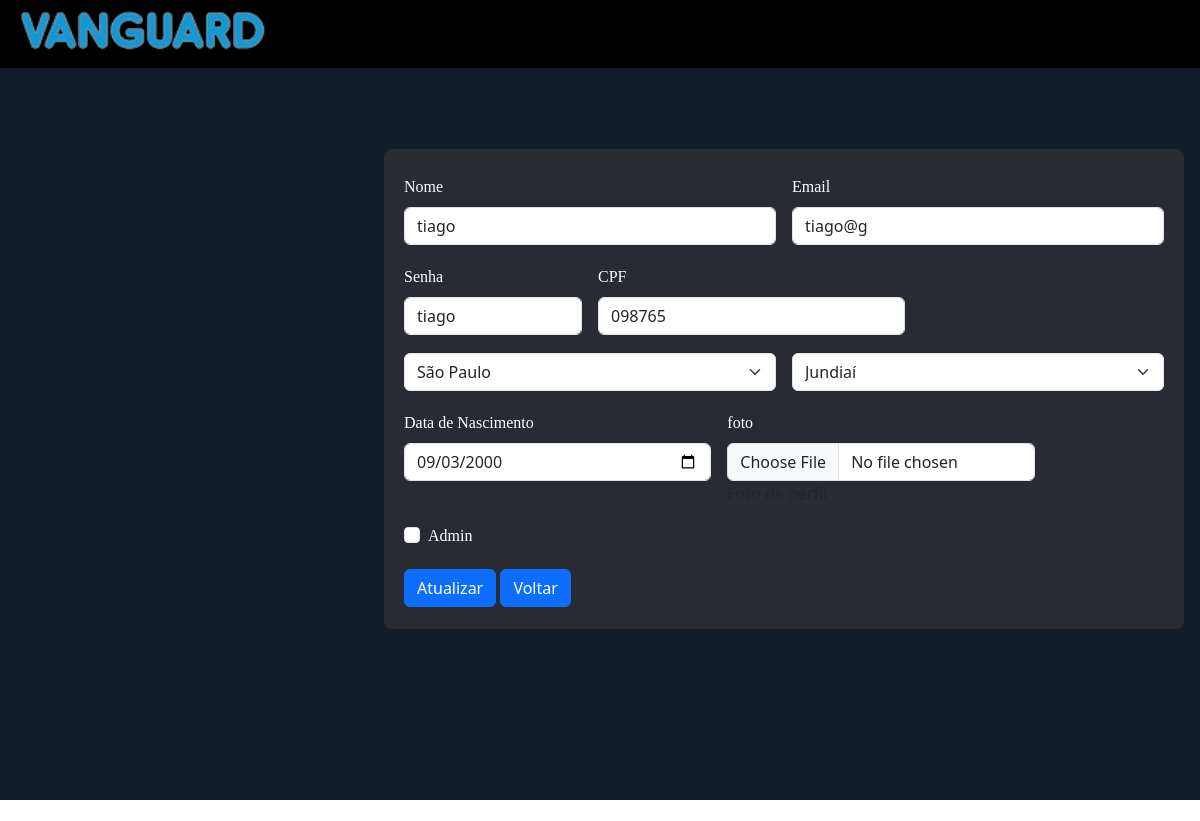
The page /editarPerfilFunc.php?usuario_id=59 (signed in) on the database its author committed.
### tables this page shows
CREATE TABLE `usuario` (
  `usuario_id` int(11) NOT NULL,
  `nome` varchar(50) NOT NULL,
  `dt_nasc` date NOT NULL,
  `email` varchar(150) NOT NULL,
  `senha` varchar(100) NOT NULL,
  `cpf` char(11) NOT NULL,
  `foto` text DEFAULT NULL,
  `estado_id` int(11) NOT NULL,
  `cidade_id` int(11) NOT NULL,
  `is_admin` tinyint(1) NOT NULL,
  `plano_id` int(11) NOT NULL
);

CREATE TABLE `estado` (
  `estado_id` int(11) NOT NULL,
  `nome_estado` varchar(100) NOT NULL,
  `uf` varchar(2) NOT NULL
);

CREATE TABLE `cidades` (
  `cidade_id` int(11) NOT NULL,
  `nome_cidade` varchar(100) NOT NULL,
  `estado_id` int(11) NOT NULL
);

### editarPerfilFunc.php (the view, shortened to what this page needs)
<?php
include_once('src/php/conexao.php');
if(!empty($_GET['usuario_id'])) {
        $id = $_GET['usuario_id'];
        $stmt = $conn->prepare("SELECT * FROM usuario WHERE usuario_id = ?");
        $stmt->bind_param("i", $id);
        $stmt->execute();
        $result = $stmt->get_result();
        if($result->num_rows > 0) {
            while($user_data = $result->fetch_assoc()) {
            $nome = $user_data['nome'];
            $senha = $user_data['senha'];
            $email = $user_data['email'];
            $dt_nasc = $user_data['dt_nasc'];
            $cpf = $user_data['cpf'];
            $cidade = isset($user_data['cidade_id']) ? $user_data['cidade_id'] : '';
            $estado = isset($user_data['estado_id']) ? $user_data['estado_id'] : '';
            $is_admin = isset($user_data['is_admin']) ? $user_data['is_admin'] : 0;
                }
        }
}
$sql_code_states = "SELECT * FROM estado ORDER BY nome_estado ASC";
$sql_query_states = $conn->query($sql_code_states) or die($conn->error);
$sql_code_cities = "SELECT * FROM cidades ORDER BY nome_cidade ASC";
$sql_query_cities = $conn->query($sql_code_cities) or die($conn->error);
?>
<!DOCTYPE html>
<html lang="pt-br">
<head>
        <link rel="stylesheet" href="src/css/index.css">
        <link rel="stylesheet" href="src/css/style-editPerfil.css">
        <link href="https://cdn.jsdelivr.net/npm/bootstrap@5.3.3/dist/css/bootstrap.min.css" rel="stylesheet"
>
        <link rel="stylesheet" href="src/css/responsivo-cadastro.css">
        <link href="https://fonts.cdnfonts.com/css/eingrantch-mono" rel="stylesheet">
        <link href="https://fonts.cdnfonts.com/css/codygoon" rel="stylesheet">
        <link href="https://fonts.cdnfonts.com/css/milestone-one" rel="stylesheet">
</head>
<body>
        <header class="cabecalho">
                <a href="dashboard.php"><img class="logo" src="src/imagem/logos/VanguardLogo - titulo.png"
                                alt="titulo da Vanguard"></a>
        </header>
        <main class="home">
                <div class="area">
                <form class="row g-3" action="src/php/saveEditFunc.php" method="POST" enctype="multipart/form-data">
                                <div class="col-md-6">
                                        <label for="inputEmail4" class="form-label">Nome</label>
                                        <input type="text" class="form-control" id="inputEmail4" name="nome" value=<?php echo $nome;?>>
                                </div>
                                <div class="col-md-6">
                                        <label for="inputPassword4" class="form-label">Email</label>
                                        <input type="email" class="form-control" id="inputPassword4"
                                        name="email"  value=<?php echo $email;?>>
                                </div>
                                <div class="col-3">
                                        <label for="inputAddress" class="form-label">Senha</label>
                                        <input type="text" class="form-control" id="inputAddress"
                                        name="senha"
                                        value=<?php echo $senha;?>>
                                </div>
                                <div class="col-5">
                                        <label for="inputAddress2" class="form-label">CPF</label>
                                        <input type="number" class="form-control" id="inputAddress2"
                                        name="cpf" value=<?php echo $cpf;?>>
                                </div>
                                <div class="col-6">
    <select name="estado" id="estado" class="form-select" required>
        <?php while ($estadoRow = $sql_query_states->fetch_assoc()) { ?>
            <option value="<?php echo $estadoRow['estado_id']; ?>"
            <?php if ($estado == $estadoRow['estado_id']) echo 'selected'; ?>>
                <?php echo htmlspecialchars($estadoRow['nome_estado']); ?>
            </option>
        <?php } ?>
    </select>
</div>
<div class="col-6">
    <select name="cidade" id="cidade" class="form-select" required>
        <?php while ($cidadeRow = $sql_query_cities->fetch_assoc()) { ?>
            <option value="<?php echo $cidadeRow['cidade_id']; ?>"
            <?php if ($cidade == $cidadeRow['cidade_id']) echo 'selected'; ?>>
                <?php echo htmlspecialchars($cidadeRow['nome_cidade']); ?>
            </option>
        <?php } ?>
    </select>
</div>
                                <div class="col-md-5">
                                        <label for="inputZip" class="form-label">Data de Nascimento</label>
                                        <input type="date" class="form-control" id="inputZip"
                                        name="dt_nasc" value=<?php echo $dt_nasc;?>>
                                </div>
                              <div class="col-md-5">
                                        <label for="inputZip" class="form-label">foto</label>
                                <input type="file" class="form-control" name="foto" id="foto">
                        <span>Foto de perfil</span>
</div>
<div class="col-md-6">
    <div class="form-check">
        <input class="form-check-input" type="checkbox" id="flexCheckDefault" name="is_admin"
        <?php if (isset($is_admin) && $is_admin == 1) echo 'checked'; ?>>
        <label class="form-check-label" for="flexCheckDefault">
            Admin
        </label>
    </div>
</div>
                          <div class="col-12">
                          <button type="submit" class="btn btn-primary" name="update">Atualizar</button>
                          <a href="contas.php" class="btn btn-primary">Voltar</a>
                                </div>
                        </form>
                </div>
        </main>
</body>
</html>

### src/css/index.css (style rules this page uses)
* { margin: 0; padding: 0; box-sizing: border-box; }
body { overflow-x: hidden; background: black; margin: 3px; flex: 1 1 100vw; flex-wrap: wrap; }
a { text-decoration: none; color: inherit; }

### src/css/style-editPerfil.css (style rules this page uses)
.cabecalho { height: 90px; background-color: rgb(0, 0, 0); display: flex; flex: 1 1 100vw; justify-content: space-between; align-items: center; padding: 0 20px; margin-top: -1.3pc; border-bottom: 1px solid rgb(26, 25, 25); }
.cabecalho .logo { display: flex; margin-top: 1pc; height: 55px; }
.home { display: flex; position: relative; background: #131c2b; height: 100%; min-height: calc(100vh - 69px); overflow: hidden; }
.home .area { position: relative; padding: 25px 20px 20px 20px; display: flex; margin-left: 24pc; margin-top: 5pc; width: 50pc; height: 480px; background: #353535a1; border-radius: 8px; overflow: hidden; }
label { color: #fff; font-family: 'Milestone One'; }

### rows shown on the page
usuario: nome "tiago", email "tiago@g", senha "tiago", cpf "098765", estado "São Paulo", cidade "Jundiaí", dt_nasc "09/03/2000"
